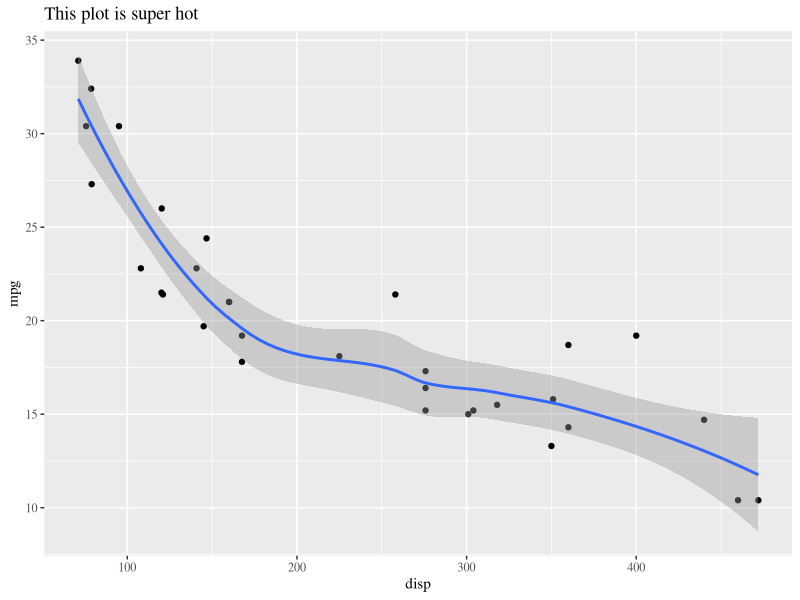

Write the R code that produced this figure.
## ---- chunk 1
#knitr::opts_chunk$set(echo = FALSE)
knitr::opts_chunk$set(dev = "ragg_png")

## ---- chunk 2
library(tidyverse)
ggplot(mtcars, aes(disp, mpg)) +
  geom_point() +
  geom_smooth() +
  labs(title = "This plot is super hot")+
  theme(text = element_text(family = "serif"))
